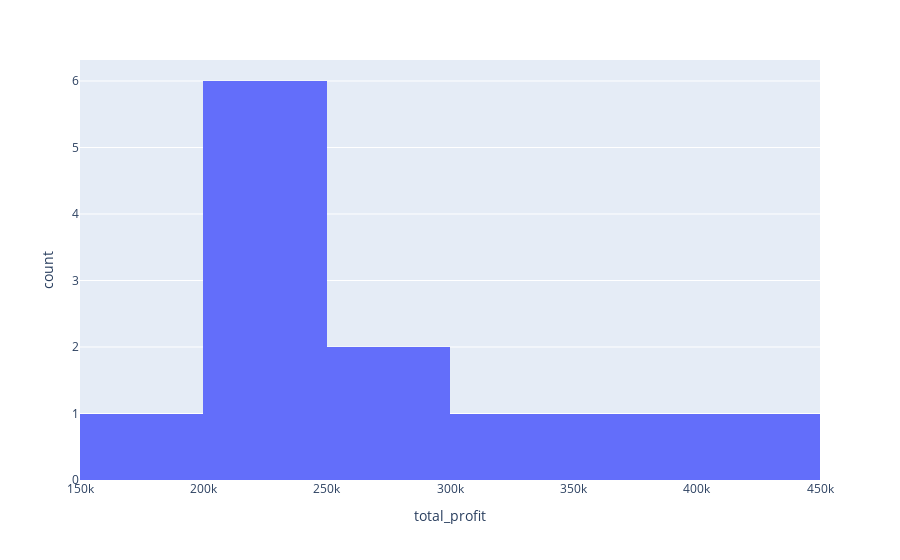

Write notebook code for a chart like this one.
### Code cell
fig = px.histogram(df, x="total_profit")
fig.show()

### Figure 1 — Plotly figure (JSON) as saved in the notebook; plotly's stock layout.template omitted (floating-point values rounded to 4 significant figures)
{"data": [{"alignmentgroup": "True", "bingroup": "x", "hovertemplate": "total_profit=%{x}<br>count=%{y}<extra></extra>", "legendgroup": "", "marker": {"color": "#636efa", "pattern": {"shape": ""}}, "name": "", "offsetgroup": "", "orientation": "v", "showlegend": false, "type": "histogram", "x": [211000, 183300, 224700, 222700, 209600, 201400, 295500, 361400, 234000, 266700, 412800, 300200], "xaxis": "x", "yaxis": "y"}], "layout": {"barmode": "relative", "legend": {"tracegroupgap": 0}, "margin": {"t": 60}, "xaxis": {"anchor": "y", "domain": [0, 1], "title": {"text": "total_profit"}}, "yaxis": {"anchor": "x", "domain": [0, 1], "title": {"text": "count"}}}}
